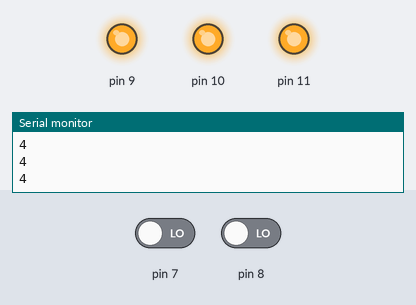
A sketch run on a simulated Arduino Uno, built with avr-gcc and run on an emulated ATmega328P. Parts: output pins drawn as LEDs (lit = HIGH), the last lines printed to the serial monitor. Dashed ring = blinking. The test bench sets the inputs (shaded band); at power-on: pin 7 LOW, pin 8 LOW.

Above: at 1.2 s.
1.3 s: pin 7 driven HIGH
At 4.2 s:
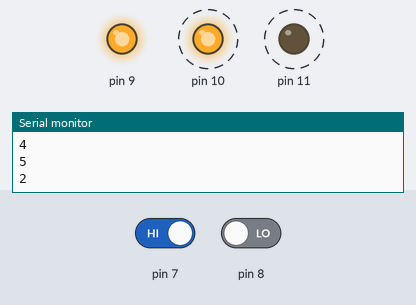
4.3 s: pin 8 driven HIGH
At 4.8 s:
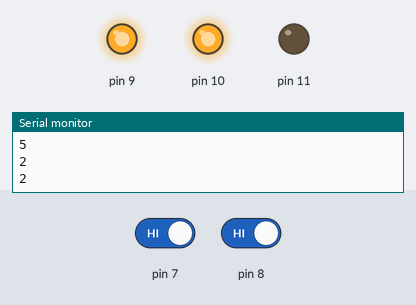
5.8 s: pin 7 driven LOW
At 6.5 s:
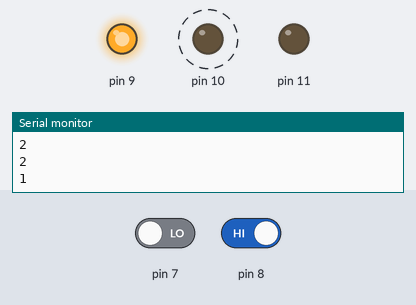
8.8 s: pin 8 driven LOW
Timing chart, 0 to 11.4 s (numbered marks = the images above; inputs shaded):
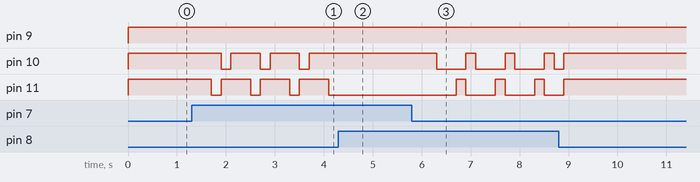

The sketch:

20210320_moodlight.ino
```cpp
//터치모듈 버튼모듈로 led색상 변경
int a=0;
int b=a+1;


void setup() {
  Serial.begin(9600);
  pinMode(7,INPUT);
  pinMode(8,INPUT);
  pinMode(9,OUTPUT);
  pinMode(10,OUTPUT);
  pinMode(11,OUTPUT);


}

void loop() {
  if(digitalRead(7)==HIGH){
    a++;
    delay(200);
    }
  if(digitalRead(8)==HIGH){
    a--;
    delay(200);
    }

  Serial.println(a);
  if(a==1){
    digitalWrite(9,HIGH);
    digitalWrite(10,LOW);
    digitalWrite(11,LOW);
    }
  if(a==2){
    digitalWrite(9,HIGH);
    digitalWrite(10,HIGH);
    digitalWrite(11,LOW);
    }
  if(a==3){
    digitalWrite(9,HIGH);
    digitalWrite(10,LOW);
    digitalWrite(11,HIGH);
    }
  if(a==4){
    digitalWrite(9,HIGH);
    digitalWrite(10,HIGH);
    digitalWrite(11,HIGH);
    }
  if(a==5){
    a=1;
    }
  if(a==0){
    a=4;
    }


    }
```

Measured:
- after the input at 1.3 s, pin 10: alternates HIGH for 0.60 s and LOW for 0.20 s, starting after 0.60 s; pin 11: alternates HIGH for 0.60 s and LOW for 0.20 s, starting after 0.40 s
- after the input at 4.3 s, pin 10: stops changing and stays HIGH; pin 11: stops changing and stays LOW
- after the input at 5.8 s, pin 10: alternates HIGH for 0.20 s and LOW for 0.60 s, starting after 0.50 s; pin 11: alternates HIGH for 0.20 s and LOW for 0.60 s, starting after 0.90 s
